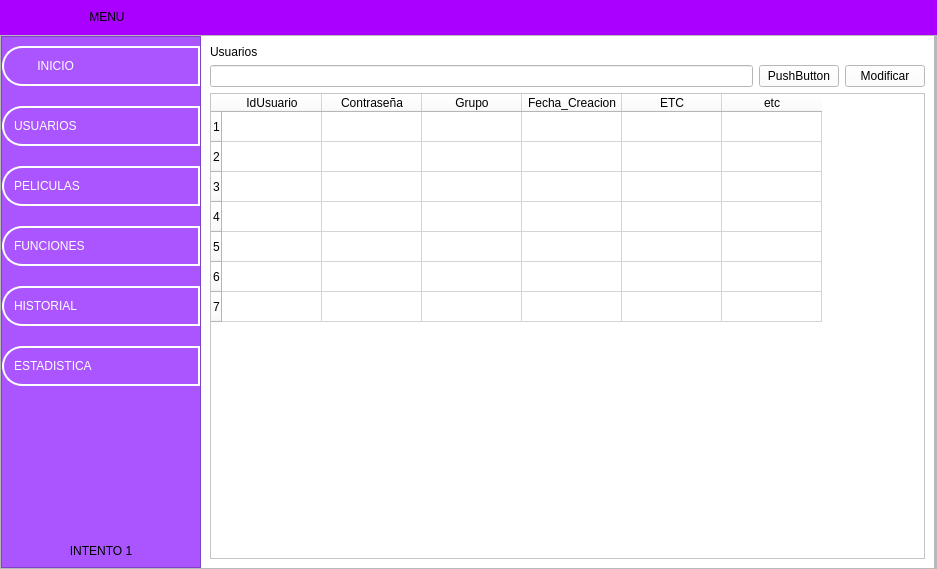
<?xml version="1.0" encoding="UTF-8"?>
<ui version="4.0">
 <class>MainWindow</class>
 <widget class="QMainWindow" name="MainWindow">
  <property name="geometry">
   <rect>
    <x>0</x>
    <y>0</y>
    <width>937</width>
    <height>569</height>
   </rect>
  </property>
  <property name="minimumSize">
   <size>
    <width>400</width>
    <height>0</height>
   </size>
  </property>
  <property name="windowTitle">
   <string>MainWindow</string>
  </property>
  <property name="styleSheet">
   <string notr="true"/>
  </property>
  <widget class="QWidget" name="centralwidget">
   <layout class="QVBoxLayout" name="verticalLayout">
    <property name="spacing">
     <number>0</number>
    </property>
    <property name="leftMargin">
     <number>0</number>
    </property>
    <property name="topMargin">
     <number>0</number>
    </property>
    <property name="rightMargin">
     <number>0</number>
    </property>
    <property name="bottomMargin">
     <number>0</number>
    </property>
    <item>
     <widget class="QFrame" name="frame_superior">
      <property name="minimumSize">
       <size>
        <width>0</width>
        <height>35</height>
       </size>
      </property>
      <property name="maximumSize">
       <size>
        <width>16777215</width>
        <height>50</height>
       </size>
      </property>
      <property name="styleSheet">
       <string notr="true">
QFrame{
border-top-left-radius: 20px;
border-bottom-left-radius: 20px;

background-color: rgb(170, 0, 255);

}
</string>
      </property>
      <property name="frameShape">
       <enum>QFrame::StyledPanel</enum>
      </property>
      <property name="frameShadow">
       <enum>QFrame::Raised</enum>
      </property>
      <layout class="QHBoxLayout" name="horizontalLayout_8">
       <property name="spacing">
        <number>0</number>
       </property>
       <property name="leftMargin">
        <number>2</number>
       </property>
       <property name="topMargin">
        <number>0</number>
       </property>
       <property name="rightMargin">
        <number>2</number>
       </property>
       <property name="bottomMargin">
        <number>0</number>
       </property>
       <item alignment="Qt::AlignLeft">
        <widget class="QPushButton" name="bt_menu">
         <property name="minimumSize">
          <size>
           <width>200</width>
           <height>0</height>
          </size>
         </property>
         <property name="maximumSize">
          <size>
           <width>200</width>
           <height>16777215</height>
          </size>
         </property>
         <property name="styleSheet">
          <string notr="true">QPushButton{
background-color: #aa00ff;
font: 87 12pt &quot;Arial Black&quot;;
border-radius:0px;
}

QPushButton:hover{
background-color: white;
font: 87 12pt &quot;Arial Black&quot;;

}
</string>
         </property>
         <property name="text">
          <string>    MENU </string>
         </property>
         <property name="icon">
          <iconset>
           <normaloff>../../Pruebas_para_Proyecto_Practicas/Menu_Lateral_desplegable_1/PyQt5-main/PyQt5-main/Menu Lateral desplegable/barra-de-menus.png</normaloff>../../Pruebas_para_Proyecto_Practicas/Menu_Lateral_desplegable_1/PyQt5-main/PyQt5-main/Menu Lateral desplegable/barra-de-menus.png</iconset>
         </property>
         <property name="iconSize">
          <size>
           <width>32</width>
           <height>32</height>
          </size>
         </property>
         <property name="autoDefault">
          <bool>false</bool>
         </property>
         <property name="default">
          <bool>false</bool>
         </property>
         <property name="flat">
          <bool>false</bool>
         </property>
        </widget>
       </item>
       <item>
        <spacer name="horizontalSpacer">
         <property name="orientation">
          <enum>Qt::Horizontal</enum>
         </property>
         <property name="sizeHint" stdset="0">
          <size>
           <width>265</width>
           <height>20</height>
          </size>
         </property>
        </spacer>
       </item>
       <item alignment="Qt::AlignRight">
        <widget class="QPushButton" name="bt_minimizar">
         <property name="minimumSize">
          <size>
           <width>35</width>
           <height>35</height>
          </size>
         </property>
         <property name="styleSheet">
          <string notr="true">QPushButton{
border:0px;
}

QPushButton:hover{
border:5px solid #aa00ff;
background-color:#ffff00;

}
</string>
         </property>
         <property name="text">
          <string/>
         </property>
         <property name="icon">
          <iconset>
           <normaloff>../icons/minimizar.png</normaloff>../icons/minimizar.png</iconset>
         </property>
         <property name="iconSize">
          <size>
           <width>32</width>
           <height>32</height>
          </size>
         </property>
         <property name="flat">
          <bool>false</bool>
         </property>
        </widget>
       </item>
       <item alignment="Qt::AlignRight">
        <widget class="QPushButton" name="bt_restaurar">
         <property name="maximumSize">
          <size>
           <width>35</width>
           <height>35</height>
          </size>
         </property>
         <property name="styleSheet">
          <string notr="true">QPushButton{
border:0px;

}

QPushButton:hover{
border:5px solid #aa00ff;
background-color:#55ff00;

}
</string>
         </property>
         <property name="text">
          <string/>
         </property>
         <property name="icon">
          <iconset>
           <normaloff>../icons/restaurar.png</normaloff>../icons/restaurar.png</iconset>
         </property>
         <property name="iconSize">
          <size>
           <width>30</width>
           <height>30</height>
          </size>
         </property>
        </widget>
       </item>
       <item alignment="Qt::AlignRight">
        <widget class="QPushButton" name="bt_maximizar">
         <property name="maximumSize">
          <size>
           <width>35</width>
           <height>35</height>
          </size>
         </property>
         <property name="styleSheet">
          <string notr="true">QPushButton{
border:0px;

}

QPushButton:hover{
border:5px solid #aa00ff;
background-color:#55ff00;

}
</string>
         </property>
         <property name="text">
          <string/>
         </property>
         <property name="icon">
          <iconset>
           <normaloff>../icons/maximizar.png</normaloff>../icons/maximizar.png</iconset>
         </property>
         <property name="iconSize">
          <size>
           <width>32</width>
           <height>32</height>
          </size>
         </property>
        </widget>
       </item>
       <item alignment="Qt::AlignRight">
        <widget class="QPushButton" name="bt_cerrar">
         <property name="maximumSize">
          <size>
           <width>35</width>
           <height>16777215</height>
          </size>
         </property>
         <property name="styleSheet">
          <string notr="true">QPushButton{
border:0px;

}

QPushButton:hover{
border:5px solid #aa00ff;
background-color:red;

}
</string>
         </property>
         <property name="text">
          <string/>
         </property>
         <property name="icon">
          <iconset>
           <normaloff>../icons/cerrar.png</normaloff>../icons/cerrar.png</iconset>
         </property>
         <property name="iconSize">
          <size>
           <width>32</width>
           <height>32</height>
          </size>
         </property>
        </widget>
       </item>
      </layout>
     </widget>
    </item>
    <item>
     <widget class="QFrame" name="frame_inferior">
      <property name="styleSheet">
       <string notr="true"/>
      </property>
      <property name="frameShape">
       <enum>QFrame::StyledPanel</enum>
      </property>
      <property name="frameShadow">
       <enum>QFrame::Raised</enum>
      </property>
      <layout class="QHBoxLayout" name="horizontalLayout">
       <property name="spacing">
        <number>0</number>
       </property>
       <property name="leftMargin">
        <number>0</number>
       </property>
       <property name="topMargin">
        <number>0</number>
       </property>
       <property name="rightMargin">
        <number>0</number>
       </property>
       <property name="bottomMargin">
        <number>0</number>
       </property>
       <item alignment="Qt::AlignLeft">
        <widget class="QFrame" name="frame_lateral">
         <property name="minimumSize">
          <size>
           <width>200</width>
           <height>0</height>
          </size>
         </property>
         <property name="maximumSize">
          <size>
           <width>0</width>
           <height>16777215</height>
          </size>
         </property>
         <property name="layoutDirection">
          <enum>Qt::LeftToRight</enum>
         </property>
         <property name="autoFillBackground">
          <bool>false</bool>
         </property>
         <property name="styleSheet">
          <string notr="true">QFrame {
    background-color: #aa55ff;
}

QPushButton {
    background-color: #aa55ff;
    border: 2px solid #fff;
    border-top-left-radius: 20px;
    border-bottom-left-radius: 20px;
    padding: 10px;
    color: white;
    font: 75 12pt &quot;Arial Narrow&quot;;
    text-align: left;
}

QPushButton:hover {
    background-color: #ffffff;
    border: 2px solid #aa55ff;
    color: #aa55ff;
    text-align: left;
}
</string>
         </property>
         <property name="frameShape">
          <enum>QFrame::StyledPanel</enum>
         </property>
         <property name="frameShadow">
          <enum>QFrame::Plain</enum>
         </property>
         <layout class="QVBoxLayout" name="verticalLayout_2">
          <property name="spacing">
           <number>20</number>
          </property>
          <property name="leftMargin">
           <number>0</number>
          </property>
          <property name="rightMargin">
           <number>0</number>
          </property>
          <property name="bottomMargin">
           <number>9</number>
          </property>
          <item>
           <widget class="QPushButton" name="bt_inicio">
            <property name="minimumSize">
             <size>
              <width>0</width>
              <height>40</height>
             </size>
            </property>
            <property name="contextMenuPolicy">
             <enum>Qt::DefaultContextMenu</enum>
            </property>
            <property name="layoutDirection">
             <enum>Qt::LeftToRight</enum>
            </property>
            <property name="text">
             <string>       INICIO             </string>
            </property>
            <property name="icon">
             <iconset>
              <normaloff>../icons/inteligencia-artificial.png</normaloff>../icons/inteligencia-artificial.png</iconset>
            </property>
            <property name="iconSize">
             <size>
              <width>32</width>
              <height>32</height>
             </size>
            </property>
           </widget>
          </item>
          <item>
           <widget class="QPushButton" name="bt_uno">
            <property name="minimumSize">
             <size>
              <width>0</width>
              <height>40</height>
             </size>
            </property>
            <property name="toolTipDuration">
             <number>0</number>
            </property>
            <property name="styleSheet">
             <string notr="true"/>
            </property>
            <property name="text">
             <string>USUARIOS</string>
            </property>
            <property name="icon">
             <iconset>
              <normaloff>../icons/base-de-datos.png</normaloff>../icons/base-de-datos.png</iconset>
            </property>
            <property name="iconSize">
             <size>
              <width>32</width>
              <height>32</height>
             </size>
            </property>
           </widget>
          </item>
          <item>
           <widget class="QPushButton" name="bt_dos">
            <property name="minimumSize">
             <size>
              <width>0</width>
              <height>40</height>
             </size>
            </property>
            <property name="styleSheet">
             <string notr="true"/>
            </property>
            <property name="text">
             <string>PELICULAS</string>
            </property>
            <property name="icon">
             <iconset>
              <normaloff>../icons/chip.png</normaloff>../icons/chip.png</iconset>
            </property>
            <property name="iconSize">
             <size>
              <width>32</width>
              <height>32</height>
             </size>
            </property>
           </widget>
          </item>
          <item>
           <widget class="QPushButton" name="bt_tres">
            <property name="minimumSize">
             <size>
              <width>0</width>
              <height>40</height>
             </size>
            </property>
            <property name="styleSheet">
             <string notr="true"/>
            </property>
            <property name="text">
             <string>FUNCIONES</string>
            </property>
            <property name="icon">
             <iconset>
              <normaloff>../../Pruebas_para_Proyecto_Practicas/Menu_Lateral_desplegable_1/PyQt5-main/PyQt5-main/Menu Lateral desplegable/moto.png</normaloff>../../Pruebas_para_Proyecto_Practicas/Menu_Lateral_desplegable_1/PyQt5-main/PyQt5-main/Menu Lateral desplegable/moto.png</iconset>
            </property>
            <property name="iconSize">
             <size>
              <width>32</width>
              <height>32</height>
             </size>
            </property>
           </widget>
          </item>
          <item>
           <widget class="QPushButton" name="bt_cuatro">
            <property name="minimumSize">
             <size>
              <width>0</width>
              <height>40</height>
             </size>
            </property>
            <property name="styleSheet">
             <string notr="true"/>
            </property>
            <property name="text">
             <string>HISTORIAL</string>
            </property>
            <property name="icon">
             <iconset>
              <normaloff>../../Pruebas_para_Proyecto_Practicas/Menu_Lateral_desplegable_1/PyQt5-main/PyQt5-main/Menu Lateral desplegable/encriptado.png</normaloff>../../Pruebas_para_Proyecto_Practicas/Menu_Lateral_desplegable_1/PyQt5-main/PyQt5-main/Menu Lateral desplegable/encriptado.png</iconset>
            </property>
            <property name="iconSize">
             <size>
              <width>32</width>
              <height>32</height>
             </size>
            </property>
           </widget>
          </item>
          <item>
           <widget class="QPushButton" name="bt_cinco">
            <property name="minimumSize">
             <size>
              <width>0</width>
              <height>40</height>
             </size>
            </property>
            <property name="styleSheet">
             <string notr="true"/>
            </property>
            <property name="text">
             <string>ESTADISTICA</string>
            </property>
            <property name="icon">
             <iconset>
              <normaloff>../../Pruebas_para_Proyecto_Practicas/Menu_Lateral_desplegable_1/PyQt5-main/PyQt5-main/Menu Lateral desplegable/videojuego.png</normaloff>../../Pruebas_para_Proyecto_Practicas/Menu_Lateral_desplegable_1/PyQt5-main/PyQt5-main/Menu Lateral desplegable/videojuego.png</iconset>
            </property>
            <property name="iconSize">
             <size>
              <width>32</width>
              <height>32</height>
             </size>
            </property>
           </widget>
          </item>
          <item>
           <spacer name="verticalSpacer">
            <property name="orientation">
             <enum>Qt::Vertical</enum>
            </property>
            <property name="sizeHint" stdset="0">
             <size>
              <width>20</width>
              <height>40</height>
             </size>
            </property>
           </spacer>
          </item>
          <item>
           <widget class="QLabel" name="label_2">
            <property name="styleSheet">
             <string notr="true"/>
            </property>
            <property name="text">
             <string>INTENTO 1</string>
            </property>
            <property name="alignment">
             <set>Qt::AlignCenter</set>
            </property>
           </widget>
          </item>
         </layout>
        </widget>
       </item>
       <item>
        <widget class="QStackedWidget" name="stackedWidget">
         <property name="minimumSize">
          <size>
           <width>0</width>
           <height>0</height>
          </size>
         </property>
         <property name="styleSheet">
          <string notr="true">background-color: rgb(255, 255, 255);</string>
         </property>
         <property name="frameShape">
          <enum>QFrame::NoFrame</enum>
         </property>
         <property name="frameShadow">
          <enum>QFrame::Plain</enum>
         </property>
         <property name="lineWidth">
          <number>0</number>
         </property>
         <property name="currentIndex">
          <number>1</number>
         </property>
         <widget class="QWidget" name="page">
          <layout class="QVBoxLayout" name="verticalLayout_9">
           <item>
            <widget class="QLabel" name="label">
             <property name="text">
              <string/>
             </property>
             <property name="pixmap">
              <pixmap>../../../../../Compu Anterior/Escritorio/Herramientas Portafolio/Iconos/download.jpg</pixmap>
             </property>
             <property name="scaledContents">
              <bool>false</bool>
             </property>
             <property name="alignment">
              <set>Qt::AlignCenter</set>
             </property>
             <property name="indent">
              <number>0</number>
             </property>
            </widget>
           </item>
          </layout>
         </widget>
         <widget class="QWidget" name="page_uno">
          <property name="styleSheet">
           <string notr="true">background-color: rgb(255, 255, 255);</string>
          </property>
          <layout class="QHBoxLayout" name="horizontalLayout_2">
           <property name="spacing">
            <number>0</number>
           </property>
           <property name="leftMargin">
            <number>0</number>
           </property>
           <property name="topMargin">
            <number>0</number>
           </property>
           <property name="rightMargin">
            <number>0</number>
           </property>
           <property name="bottomMargin">
            <number>0</number>
           </property>
           <item>
            <widget class="QWidget" name="widget_2" native="true">
             <layout class="QVBoxLayout" name="verticalLayout_5">
              <item>
               <widget class="QLabel" name="label_3">
                <property name="text">
                 <string>Usuarios</string>
                </property>
               </widget>
              </item>
              <item>
               <layout class="QHBoxLayout" name="horizontalLayout_3">
                <item>
                 <widget class="QLineEdit" name="lineEdit"/>
                </item>
                <item>
                 <widget class="QPushButton" name="pushButton_5">
                  <property name="text">
                   <string>PushButton</string>
                  </property>
                 </widget>
                </item>
                <item>
                 <widget class="QPushButton" name="pushButton_8">
                  <property name="text">
                   <string>Modificar</string>
                  </property>
                 </widget>
                </item>
               </layout>
              </item>
              <item>
               <widget class="QTableWidget" name="tableWidget">
                <row>
                 <property name="text">
                  <string>1</string>
                 </property>
                </row>
                <row>
                 <property name="text">
                  <string>2</string>
                 </property>
                </row>
                <row>
                 <property name="text">
                  <string>3</string>
                 </property>
                </row>
                <row>
                 <property name="text">
                  <string>4</string>
                 </property>
                </row>
                <row>
                 <property name="text">
                  <string>5</string>
                 </property>
                </row>
                <row>
                 <property name="text">
                  <string>6</string>
                 </property>
                </row>
                <row>
                 <property name="text">
                  <string>7</string>
                 </property>
                </row>
                <column>
                 <property name="text">
                  <string>IdUsuario</string>
                 </property>
                </column>
                <column>
                 <property name="text">
                  <string>Contraseña</string>
                 </property>
                </column>
                <column>
                 <property name="text">
                  <string>Grupo</string>
                 </property>
                </column>
                <column>
                 <property name="text">
                  <string>Fecha_Creacion</string>
                 </property>
                </column>
                <column>
                 <property name="text">
                  <string>ETC</string>
                 </property>
                </column>
                <column>
                 <property name="text">
                  <string>etc</string>
                 </property>
                </column>
               </widget>
              </item>
             </layout>
            </widget>
           </item>
          </layout>
         </widget>
         <widget class="QWidget" name="page_dos">
          <property name="styleSheet">
           <string notr="true">background-color: rgb(255, 255, 255);</string>
          </property>
          <widget class="QPushButton" name="pushButton_4">
           <property name="geometry">
            <rect>
             <x>9</x>
             <y>246</y>
             <width>75</width>
             <height>76</height>
            </rect>
           </property>
           <property name="styleSheet">
            <string notr="true">background-color: rgb(255, 0, 127);
font: 87 36pt &quot;Arial Black&quot;;</string>
           </property>
           <property name="text">
            <string>2</string>
           </property>
          </widget>
         </widget>
         <widget class="QWidget" name="page_tres">
          <widget class="QPushButton" name="pushButton_3">
           <property name="geometry">
            <rect>
             <x>9</x>
             <y>246</y>
             <width>75</width>
             <height>76</height>
            </rect>
           </property>
           <property name="styleSheet">
            <string notr="true">background-color: rgb(255, 255, 0);
font: 87 36pt &quot;Arial Black&quot;;</string>
           </property>
           <property name="text">
            <string>3</string>
           </property>
          </widget>
         </widget>
         <widget class="QWidget" name="page_cuatro">
          <property name="styleSheet">
           <string notr="true">background-color: rgb(255, 255, 255);</string>
          </property>
          <widget class="QPushButton" name="pushButton_2">
           <property name="geometry">
            <rect>
             <x>9</x>
             <y>246</y>
             <width>75</width>
             <height>76</height>
            </rect>
           </property>
           <property name="styleSheet">
            <string notr="true">background-color: rgb(85, 255, 0);
font: 87 36pt &quot;Arial Black&quot;;</string>
           </property>
           <property name="text">
            <string>4</string>
           </property>
          </widget>
         </widget>
         <widget class="QWidget" name="page_cinco">
          <property name="styleSheet">
           <string notr="true">background-color: rgb(255, 255, 255);</string>
          </property>
          <widget class="QPushButton" name="pushButton">
           <property name="geometry">
            <rect>
             <x>9</x>
             <y>228</y>
             <width>75</width>
             <height>76</height>
            </rect>
           </property>
           <property name="styleSheet">
            <string notr="true">background-color: rgb(0, 170, 255);
font: 87 36pt &quot;Arial Black&quot;;</string>
           </property>
           <property name="text">
            <string>5</string>
           </property>
          </widget>
         </widget>
        </widget>
       </item>
       <item>
        <widget class="QFrame" name="frame_contenedor">
         <property name="styleSheet">
          <string notr="true"/>
         </property>
         <property name="frameShape">
          <enum>QFrame::StyledPanel</enum>
         </property>
         <property name="frameShadow">
          <enum>QFrame::Raised</enum>
         </property>
         <property name="lineWidth">
          <number>1</number>
         </property>
         <layout class="QVBoxLayout" name="verticalLayout_3">
          <property name="spacing">
           <number>0</number>
          </property>
          <property name="leftMargin">
           <number>0</number>
          </property>
          <property name="topMargin">
           <number>0</number>
          </property>
          <property name="rightMargin">
           <number>0</number>
          </property>
          <property name="bottomMargin">
           <number>0</number>
          </property>
         </layout>
        </widget>
       </item>
      </layout>
     </widget>
    </item>
   </layout>
  </widget>
 </widget>
 <resources/>
 <connections/>
</ui>
